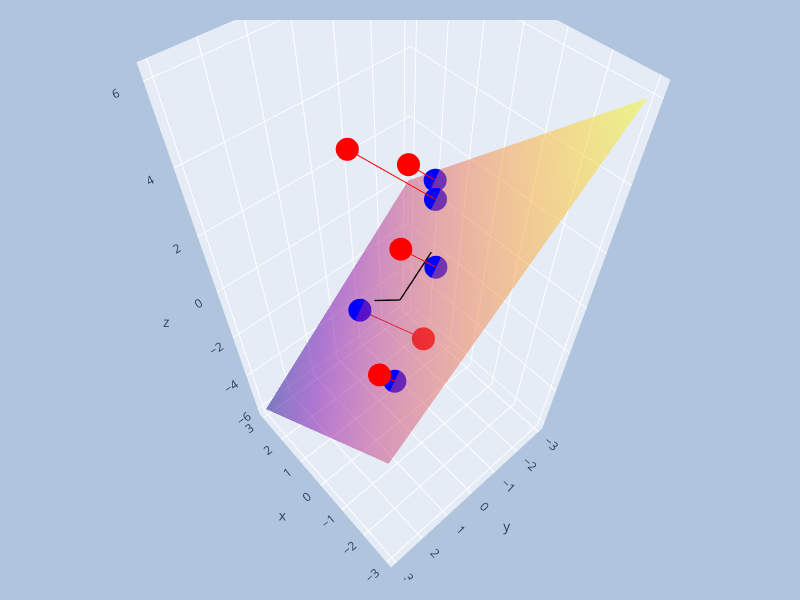

Notebook source saved alongside this figure:
### Markdown cell above
### Exemplo: 
Vamos encontrar a projeção de um ponto qualquer do espaço $\mathbb{R}^3$ sobre o plano dado pela equacão $x+y+z=0$.

### Code cell
import numpy as np
import matplotlib.pyplot as plt
from mpl_toolkits.mplot3d import Axes3D
import plotly.graph_objects as go

# Vamos encontrar uma base para o espaço correspondendo ao plano x+y+z=0
# e armazena-la como colunas de uma matriz A
A = np.array([[1,0,-1],[0,-1,1]]).T

# gerando o plano 
xx, yy = np.meshgrid(range(-3,4), range(-3,4))
zz = -xx-yy

# Definindo 5 pontos quaisque em R3
B = np.random.uniform(-2.9,2.9,size=(3,5))

# Projetando os pontos sobre o plano
# encontrando os coeficientes de cada ponto
# At * A * x = At * b Eq. Normal
AtA = np.dot(A.T, A)
Atb = np.dot(A.T, B)
x = np.linalg.solve(AtA, Atb)

# encontrando as projeções
P = np.dot(A, x)

# Plot
fig = go.Figure()
fig.add_trace(go.Surface(x=xx, y=yy, z=zz, opacity=0.5, showscale=False, name='Subespaço'))
fig.add_trace(go.Scatter3d(x=B[0,:], y=B[1,:], z=B[2,:], mode='markers', line=dict(color='red'), name='Pontos originais'))
fig.add_trace(go.Scatter3d(x=P[0,:], y=P[1,:], z=P[2,:], mode='markers', line=dict(color='blue'), name='Pontos projetados'))
for i in range(B.shape[1]):
    fig.add_trace(go.Scatter3d(x=[P[0,i],B[0,i]], y=[P[1,i],B[1,i]], z=[P[2,i],B[2,i]], mode='lines', line=dict(width=2, color='black')))

fig.add_trace(go.Scatter3d(x=[0,A[0,0]], y=[0,A[1,0]], z=[0,A[2,0]], mode='lines', line=dict(width=3, color='black'), name='Base'))
fig.add_trace(go.Scatter3d(x=[0,A[0,1]], y=[0,A[1,1]], z=[0,A[2,1]], mode='lines', line=dict(width=3, color='black'), name='Base'))

fig.update_layout(
    scene_aspectmode='data', autosize=False, width=800, height=600,
    margin=dict(l=20,r=20,b=20,t=20,pad=4),
    paper_bgcolor="LightSteelBlue",
    showlegend=False
)
fig.show()

### Figure 1 — Plotly figure (JSON) as saved in the notebook; plotly's stock layout.template omitted (floating-point values rounded to 4 significant figures)
{"data": [{"name": "Subespaço U", "opacity": 0.5, "showscale": false, "type": "surface", "x": [[-3, -2, -1, 0, 1, 2, 3], [-3, -2, -1, 0, 1, 2, 3], [-3, -2, -1, 0, 1, 2, 3], [-3, -2, -1, 0, 1, 2, 3], [-3, -2, -1, 0, 1, 2, 3], [-3, -2, -1, 0, 1, 2, 3], [-3, -2, -1, 0, 1, 2, 3]], "y": [[-3, -3, -3, -3, -3, -3, -3], [-2, -2, -2, -2, -2, -2, -2], [-1, -1, -1, -1, -1, -1, -1], [0, 0, 0, 0, 0, 0, 0], [1, 1, 1, 1, 1, 1, 1], [2, 2, 2, 2, 2, 2, 2], [3, 3, 3, 3, 3, 3, 3]], "z": [[6, 5, 4, 3, 2, 1, 0], [5, 4, 3, 2, 1, 0, -1], [4, 3, 2, 1, 0, -1, -2], [3, 2, 1, 0, -1, -2, -3], [2, 1, 0, -1, -2, -3, -4], [1, 0, -1, -2, -3, -4, -5], [0, -1, -2, -3, -4, -5, -6]]}, {"line": {"color": "red"}, "mode": "markers", "name": "Pontos originais", "type": "scatter3d", "x": [0.1601, -1.373, 2.228, 0.08959, 2.705], "y": [-1.021, 1.847, -2.269, -0.09269, -0.74], "z": [-2.86, 0.2393, 1.522, 1.721, 2.579]}, {"line": {"color": "blue"}, "mode": "markers", "name": "Pontos projetados", "type": "scatter3d", "x": [1.4, -1.611, 1.734, -0.4831, 1.19], "y": [0.2196, 1.609, -2.762, -0.6654, -2.255], "z": [-1.62, 0.001479, 1.028, 1.149, 1.064]}, {"line": {"color": "red", "width": 2}, "mode": "lines", "type": "scatter3d", "x": [1.4, 0.1601], "y": [0.2196, -1.021], "z": [-1.62, -2.86]}, {"line": {"color": "red", "width": 2}, "mode": "lines", "type": "scatter3d", "x": [-1.611, -1.373], "y": [1.609, 1.847], "z": [0.001479, 0.2393]}, {"line": {"color": "red", "width": 2}, "mode": "lines", "type": "scatter3d", "x": [1.734, 2.228], "y": [-2.762, -2.269], "z": [1.028, 1.522]}, {"line": {"color": "red", "width": 2}, "mode": "lines", "type": "scatter3d", "x": [-0.4831, 0.08959], "y": [-0.6654, -0.09269], "z": [1.149, 1.721]}, {"line": {"color": "red", "width": 2}, "mode": "lines", "type": "scatter3d", "x": [1.19, 2.705], "y": [-2.255, -0.74], "z": [1.064, 2.579]}, {"line": {"color": "black", "width": 3}, "mode": "lines", "name": "Base", "type": "scatter3d", "x": [0, 1], "y": [0, 0], "z": [0, -1]}, {"line": {"color": "black", "width": 3}, "mode": "lines", "name": "Base", "type": "scatter3d", "x": [0, 0], "y": [0, -1], "z": [0, 1]}], "layout": {"autosize": false, "height": 600, "margin": {"b": 20, "l": 20, "pad": 4, "r": 20, "t": 20}, "paper_bgcolor": "LightSteelBlue", "scene": {"aspectmode": "data", "aspectratio": {"x": 0.7937, "y": 0.7937, "z": 1.587}, "camera": {"center": {"x": 0, "y": 0, "z": 0}, "eye": {"x": -0.9262, "y": 0.829, "z": 1.631}, "projection": {"type": "perspective"}, "up": {"x": 0, "y": 0, "z": 1}}}, "showlegend": false, "width": 800}}
